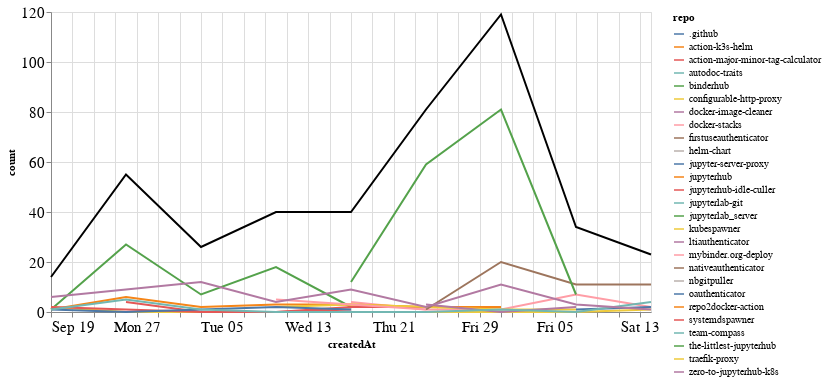

Source (notebook cell):
### Markdown cell above
### Comments

### Code cell
comments_time = comments.groupby('repo').resample('W', on='createdAt').count()['author'].reset_index()
comments_time = comments_time.rename(columns={'author': 'count'})
comments_time_total = comments_time.groupby('createdAt').agg({"count": "sum"}).reset_index()
ch1 = alt.Chart(comments_time, width=600).mark_line().encode(
    x='createdAt',
    y='count',
    color='repo',
    tooltip="repo"
)

ch2 = alt.Chart(comments_time_total, width=600).mark_line(color="black").encode(
    x='createdAt',
    y='count',
)

ch1 + ch2

### Figure 1 — Vega-Lite specification as saved in the notebook (floating-point values rounded to 4 significant figures)
{"config": {"axisLeft": {"labelFontSize": 15}, "axisBottom": {"labelFontSize": 15}}, "layer": [{"data": {"name": "data-084bc078107920769b2ae217f67cf9f0"}, "mark": "line", "encoding": {"color": {"type": "nominal", "field": "repo"}, "tooltip": {"type": "nominal", "field": "repo"}, "x": {"type": "temporal", "field": "createdAt"}, "y": {"type": "quantitative", "field": "count"}}, "width": 600}, {"data": {"name": "data-625b5a5ba88b33adc59c16dafb79742a"}, "mark": {"type": "line", "color": "black"}, "encoding": {"x": {"type": "temporal", "field": "createdAt"}, "y": {"type": "quantitative", "field": "count"}}, "width": 600}], "$schema": "https://vega.github.io/schema/vega-lite/v4.8.1.json", "datasets": {"data-084bc078107920769b2ae217f67cf9f0": [{"repo": ".github", "createdAt": "2021-10-24T00:00:00", "count": 1}, {"repo": "action-k3s-helm", "createdAt": "2021-10-10T00:00:00", "count": 5}, {"repo": "action-major-minor-tag-calculator", "createdAt": "2021-09-26T00:00:00", "count": 4}, {"repo": "action-major-minor-tag-calculator", "createdAt": "2021-10-03T00:00:00", "count": 0}, {"repo": "action-major-minor-tag-calculator", "createdAt": "2021-10-10T00:00:00", "count": 0}, {"repo": "action-major-minor-tag-calculator", "createdAt": "2021-10-17T00:00:00", "count": 1}, {"repo": "autodoc-traits", "createdAt": "2021-10-24T00:00:00", "count": 1}, {"repo": "binderhub", "createdAt": "2021-09-19T00:00:00", "count": 1}, {"repo": "binderhub", "createdAt": "2021-09-26T00:00:00", "count": 27}, {"repo": "binderhub", "createdAt": "2021-10-03T00:00:00", "count": 7}, {"repo": "binderhub", "createdAt": "2021-10-10T00:00:00", "count": 18}, {"repo": "binderhub", "createdAt": "2021-10-17T00:00:00", "count": 2}, {"repo": "configurable-http-proxy", "createdAt": "2021-09-19T00:00:00", "count": 2}, {"repo": "configurable-http-proxy", "createdAt": "2021-09-26T00:00:00", "count": 0}, {"repo": "configurable-http-proxy", "createdAt": "2021-10-03T00:00:00", "count": 0}, {"repo": "configurable-http-proxy", "createdAt": "2021-10-10T00:00:00", "count": 0}, {"repo": "configurable-http-proxy", "createdAt": "2021-10-17T00:00:00", "count": 0}, {"repo": "configurable-http-proxy", "createdAt": "2021-10-24T00:00:00", "count": 0}, {"repo": "configurable-http-proxy", "createdAt": "2021-10-31T00:00:00", "count": 0}, {"repo": "configurable-http-proxy", "createdAt": "2021-11-07T00:00:00", "count": 0}, {"repo": "configurable-http-proxy", "createdAt": "2021-11-14T00:00:00", "count": 1}, {"repo": "docker-image-cleaner", "createdAt": "2021-09-26T00:00:00", "count": 3}, {"repo": "docker-stacks", "createdAt": "2021-10-17T00:00:00", "count": 4}, {"repo": "docker-stacks", "createdAt": "2021-10-24T00:00:00", "count": 1}, {"repo": "docker-stacks", "createdAt": "2021-10-31T00:00:00", "count": 1}, {"repo": "docker-stacks", "createdAt": "2021-11-07T00:00:00", "count": 7}, {"repo": "docker-stacks", "createdAt": "2021-11-14T00:00:00", "count": 2}, {"repo": "firstuseauthenticator", "createdAt": "2021-10-31T00:00:00", "count": 2}, {"repo": "helm-chart", "createdAt": "2021-10-10T00:00:00", "count": 1}, {"repo": "jupyter-server-proxy", "createdAt": "2021-11-07T00:00:00", "count": 1}, {"repo": "jupyter-server-proxy", "createdAt": "2021-11-14T00:00:00", "count": 2}, {"repo": "jupyterhub", "createdAt": "2021-09-19T00:00:00", "count": 1}, {"repo": "jupyterhub", "createdAt": "2021-09-26T00:00:00", "count": 6}, {"repo": "jupyterhub", "createdAt": "2021-10-03T00:00:00", "count": 2}, {"repo": "jupyterhub", "createdAt": "2021-10-10T00:00:00", "count": 3}, {"repo": "jupyterhub", "createdAt": "2021-10-17T00:00:00", "count": 3}, {"repo": "jupyterhub", "createdAt": "2021-10-24T00:00:00", "count": 2}, {"repo": "jupyterhub", "createdAt": "2021-10-31T00:00:00", "count": 2}, {"repo": "jupyterhub-idle-culler", "createdAt": "2021-09-19T00:00:00", "count": 2}, {"repo": "jupyterhub-idle-culler", "createdAt": "2021-09-26T00:00:00", "count": 1}, {"repo": "jupyterhub-idle-culler", "createdAt": "2021-10-03T00:00:00", "count": 0}, {"repo": "jupyterhub-idle-culler", "createdAt": "2021-10-10T00:00:00", "count": 0}, {"repo": "jupyterhub-idle-culler", "createdAt": "2021-10-17T00:00:00", "count": 2}, {"repo": "jupyterhub-idle-culler", "createdAt": "2021-10-24T00:00:00", "count": 2}, {"repo": "jupyterlab-git", "createdAt": "2021-10-03T00:00:00", "count": 2}, {"repo": "jupyterlab_server", "createdAt": "2021-10-03T00:00:00", "count": 1}, {"repo": "kubespawner", "createdAt": "2021-10-10T00:00:00", "count": 2}, {"repo": "kubespawner", "createdAt": "2021-10-17T00:00:00", "count": 3}, {"repo": "kubespawner", "createdAt": "2021-10-24T00:00:00", "count": 2}, {"repo": "kubespawner", "createdAt": "2021-10-31T00:00:00", "count": 1}, {"repo": "kubespawner", "createdAt": "2021-11-07T00:00:00", "count": 1}, {"repo": "ltiauthenticator", "createdAt": "2021-10-24T00:00:00", "count": 3}, {"repo": "ltiauthenticator", "createdAt": "2021-10-31T00:00:00", "count": 0}, {"repo": "ltiauthenticator", "createdAt": "2021-11-07T00:00:00", "count": 2}, {"repo": "mybinder.org-deploy", "createdAt": "2021-10-10T00:00:00", "count": 5}, {"repo": "mybinder.org-deploy", "createdAt": "2021-10-17T00:00:00", "count": 3}, {"repo": "mybinder.org-deploy", "createdAt": "2021-10-24T00:00:00", "count": 1}, {"repo": "nativeauthenticator", "createdAt": "2021-10-24T00:00:00", "count": 1}, {"repo": "nativeauthenticator", "createdAt": "2021-10-31T00:00:00", "count": 20}, {"repo": "nativeauthenticator", "createdAt": "2021-11-07T00:00:00", "count": 11}, {"repo": "nativeauthenticator", "createdAt": "2021-11-14T00:00:00", "count": 11}, {"repo": "nbgitpuller", "createdAt": "2021-11-14T00:00:00", "count": 2}, {"repo": "oauthenticator", "createdAt": "2021-09-19T00:00:00", "count": 1}, {"repo": "oauthenticator", "createdAt": "2021-09-26T00:00:00", "count": 0}, {"repo": "oauthenticator", "createdAt": "2021-10-03T00:00:00", "count": 1}, {"repo": "oauthenticator", "createdAt": "2021-10-10T00:00:00", "count": 2}, {"repo": "oauthenticator", "createdAt": "2021-10-17T00:00:00", "count": 1}, {"repo": "repo2docker-action", "createdAt": "2021-11-07T00:00:00", "count": 2}, {"repo": "systemdspawner", "createdAt": "2021-10-24T00:00:00", "count": 3}, {"repo": "team-compass", "createdAt": "2021-09-19T00:00:00", "count": 1}, {"repo": "team-compass", "createdAt": "2021-09-26T00:00:00", "count": 5}, {"repo": "team-compass", "createdAt": "2021-10-03T00:00:00", "count": 1}, {"repo": "team-compass", "createdAt": "2021-10-10T00:00:00", "count": 0}, {"repo": "team-compass", "createdAt": "2021-10-17T00:00:00", "count": 0}, {"repo": "team-compass", "createdAt": "2021-10-24T00:00:00", "count": 0}, {"repo": "team-compass", "createdAt": "2021-10-31T00:00:00", "count": 1}, {"repo": "team-compass", "createdAt": "2021-11-07T00:00:00", "count": 0}, {"repo": "team-compass", "createdAt": "2021-11-14T00:00:00", "count": 4}, {"repo": "the-littlest-jupyterhub", "createdAt": "2021-10-17T00:00:00", "count": 12}, {"repo": "the-littlest-jupyterhub", "createdAt": "2021-10-24T00:00:00", "count": 59}, {"repo": "the-littlest-jupyterhub", "createdAt": "2021-10-31T00:00:00", "count": 81}, {"repo": "the-littlest-jupyterhub", "createdAt": "2021-11-07T00:00:00", "count": 7}, {"repo": "traefik-proxy", "createdAt": "2021-10-24T00:00:00", "count": 3}, {"repo": "zero-to-jupyterhub-k8s", "createdAt": "2021-09-19T00:00:00", "count": 6}, {"repo": "zero-to-jupyterhub-k8s", "createdAt": "2021-09-26T00:00:00", "count": 9}, {"repo": "zero-to-jupyterhub-k8s", "createdAt": "2021-10-03T00:00:00", "count": 12}, {"repo": "zero-to-jupyterhub-k8s", "createdAt": "2021-10-10T00:00:00", "count": 4}, {"repo": "zero-to-jupyterhub-k8s", "createdAt": "2021-10-17T00:00:00", "count": 9}, {"repo": "zero-to-jupyterhub-k8s", "createdAt": "2021-10-24T00:00:00", "count": 2}, {"repo": "zero-to-jupyterhub-k8s", "createdAt": "2021-10-31T00:00:00", "count": 11}, {"repo": "zero-to-jupyterhub-k8s", "createdAt": "2021-11-07T00:00:00", "count": 3}, {"repo": "zero-to-jupyterhub-k8s", "createdAt": "2021-11-14T00:00:00", "count": 1}], "data-625b5a5ba88b33adc59c16dafb79742a": [{"createdAt": "2021-09-19T00:00:00", "count": 14}, {"createdAt": "2021-09-26T00:00:00", "count": 55}, {"createdAt": "2021-10-03T00:00:00", "count": 26}, {"createdAt": "2021-10-10T00:00:00", "count": 40}, {"createdAt": "2021-10-17T00:00:00", "count": 40}, {"createdAt": "2021-10-24T00:00:00", "count": 81}, {"createdAt": "2021-10-31T00:00:00", "count": 119}, {"createdAt": "2021-11-07T00:00:00", "count": 34}, {"createdAt": "2021-11-14T00:00:00", "count": 23}]}}
